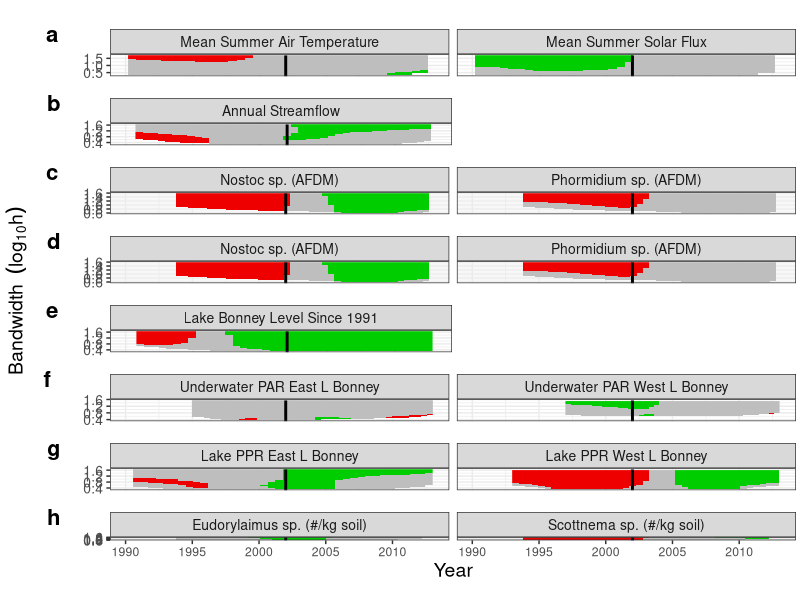

Recreate this plot in R.
#####################
# -- load packages
library(ggplot2)
library(scales)
library(grid)
library(stringr)
library(cowplot)

############################################
# -- read data ####
############################################
if(! exists('dat.siz.plot.long')){
  dat.siz.plot.long<-read.csv('dat_2_sizer_data_long.csv')
  
  # -- subset out unecessary flows
  dat.siz.plot.long<-subset(dat.siz.plot.long, 
                            !(var=='disch_log' & !group=='Total_FRX_basin'))
}

data.types<-as.character(unique(dat.siz.plot.long$data_type))
############################################

#######################
# panel A - summer air temp and solar flux - 2 panels ####
i.data.type <- 'air_temp_hoare_met'

# -- subset data
d.plot<-subset(dat.siz.plot.long,
               data_type==i.data.type)

d.plot$panel_label <- gsub('\\n','\n',d.plot$panel_label, fixed = TRUE)

plot_A <- ggplot(d.plot, aes(year, log10_h, fill=slope)) + 
  geom_raster() + 
  scale_fill_gradientn(colours = c('red2','gray','green3')) +
  facet_wrap( ~ panel_label) +
  geom_vline(xintercept = 2002, color = 'black', lty=5, lwd=1) +
  theme_bw() + 
  xlim(c(1990,2013.1)) +
  theme(axis.title.x = element_blank(),
        axis.text.x = element_blank(),
        # axis.text.x = element_text(angle = 90, vjust = .5)) +
        axis.ticks.x = element_blank(),
        axis.title.y = element_blank(),
        axis.text.y = element_text(size = 10),
        plot.margin = unit(c(1,.2,.2,.2), "lines")) +
  # labs(title = capitalize(gsub('_',' ',i.data.type))) +
  theme(strip.text.y = element_text(size = 8),
        strip.text.x = element_text(size = 10)) +
  #     ylab(expression(paste('Bandwidth',~~(log[10]*h)))) +
  # ylab('Bandwidth (log10 h)\n') +
  # xlab('Year') +
  guides(fill = FALSE)

#######################
# panel B - streamflow - 1 panel
i.data.type <- 'frx_basin_dsch'

# -- subset data
d.plot<-subset(dat.siz.plot.long,
               data_type==i.data.type)

d.plot$panel_label <- gsub('\\n','\n',d.plot$panel_label, fixed = TRUE)

plot_B <- ggplot(d.plot, aes(year, log10_h, fill=slope)) + 
  geom_raster() + 
  scale_fill_gradientn(colours = c('red2','gray','green3')) +
  facet_wrap( ~ panel_label) +
  geom_vline(xintercept = 2002, color = 'black', lty=5, lwd=1) +
  theme_bw() + 
  xlim(c(1990,2013.1)) +
  theme(axis.title.x = element_blank(),
        axis.text.x = element_blank(),
        # axis.text.x = element_text(angle = 90, vjust = .5)) +
        axis.ticks.x = element_blank(),
        axis.title.y = element_blank(),
        axis.text.y = element_text(size = 10),
        plot.margin = unit(c(1,.2,.2,.2), "lines")) +
  # labs(title = capitalize(gsub('_',' ',i.data.type))) +
  theme(strip.text.y = element_text(size = 8),
        strip.text.x = element_text(size = 10)) +
  #     ylab(expression(paste('Bandwidth',~~(log[10]*h)))) +
  # ylab('Bandwidth (log10 h)\n') +
  # xlab('Year') +
  guides(fill = FALSE)

#######################
# panel C - cyano mats - 2 panels
i.data.type <- 'stream_mat_biomass'

# -- subset data
d.plot<-subset(dat.siz.plot.long,
               data_type==i.data.type)

d.plot$panel_label <- gsub('\\n','\n',d.plot$panel_label, fixed = TRUE)

plot_C <- ggplot(d.plot, aes(year, log10_h, fill=slope)) + 
  geom_raster() + 
  scale_fill_gradientn(colours = c('red2','gray','green3')) +
  facet_wrap( ~ panel_label) +
  geom_vline(xintercept = 2002, color = 'black', lty=5, lwd=1) +
  theme_bw() + 
  xlim(c(1990,2013.1)) +
  theme(axis.title.x = element_blank(),
        axis.text.x = element_blank(),
        # axis.text.x = element_text(angle = 90, vjust = .5)) +
        axis.ticks.x = element_blank(),
        axis.title.y = element_blank(),
        axis.text.y = element_text(size = 10),
        plot.margin = unit(c(1,.2,.2,.2), "lines")) +
  # labs(title = capitalize(gsub('_',' ',i.data.type))) +
  theme(strip.text.y = element_text(size = 8),
        strip.text.x = element_text(size = 10)) +
  #     ylab(expression(paste('Bandwidth',~~(log[10]*h)))) +
  # ylab('Bandwidth (log10 h)\n') +
  # xlab('Year') +
  guides(fill = FALSE)

#######################
# panel D - ice thickness - 2 panels
i.data.type <- data.types[7]

# -- subset data
d.plot<-subset(dat.siz.plot.long,
               data_type==i.data.type)

d.plot$panel_label <- gsub('\\n','\n',d.plot$panel_label, fixed = TRUE)

plot_D <- ggplot(d.plot, aes(year, log10_h, fill=slope)) + 
  geom_raster() + 
  scale_fill_gradientn(colours = c('red2','gray','green3')) +
  facet_wrap( ~ panel_label) +
  geom_vline(xintercept = 2002, color = 'black', lty=5, lwd=1) +
  theme_bw() + 
  xlim(c(1990,2013.1)) +
  theme(axis.title.x = element_blank(),
        axis.text.x = element_blank(),
        # axis.text.x = element_text(angle = 90, vjust = .5)) +
        axis.ticks.x = element_blank(),
        axis.title.y = element_blank(),
        axis.text.y = element_text(size = 10),
        plot.margin = unit(c(1,.2,.2,.2), "lines")) +
  # labs(title = capitalize(gsub('_',' ',i.data.type))) +
  theme(strip.text.y = element_text(size = 8),
        strip.text.x = element_text(size = 10)) +
  #     ylab(expression(paste('Bandwidth',~~(log[10]*h)))) +
  # ylab('Bandwidth (log10 h)\n') +
  # xlab('Year') +
  guides(fill = FALSE)

#######################
# panel E - lake level - 1 panel
i.data.type <- 'lake_level_change'

# -- subset data
d.plot<-subset(dat.siz.plot.long,
               data_type==i.data.type)

d.plot$panel_label <- gsub('\\n','\n',d.plot$panel_label, fixed = TRUE)

plot_E <- ggplot(d.plot, aes(year, log10_h, fill=slope)) + 
  geom_raster() + 
  scale_fill_gradientn(colours = c('red2','gray','green3')) +
  facet_wrap( ~ panel_label) +
  geom_vline(xintercept = 2002, color = 'black', lty=5, lwd=1) +
  theme_bw() + 
  xlim(c(1990,2013.1)) +
  theme(axis.title.x = element_blank(),
        axis.text.x = element_blank(),
        # axis.text.x = element_text(angle = 90, vjust = .5)) +
        axis.ticks.x = element_blank(),
        axis.title.y = element_blank(),
        axis.text.y = element_text(size = 10),
        plot.margin = unit(c(1,.2,.2,.2), "lines")) +
  # labs(title = capitalize(gsub('_',' ',i.data.type))) +
  theme(strip.text.y = element_text(size = 8),
        strip.text.x = element_text(size = 10)) +
  #     ylab(expression(paste('Bandwidth',~~(log[10]*h)))) +
  # ylab('Bandwidth (log10 h)\n') +
  # xlab('Year') +
  guides(fill = FALSE)

#######################
# panel F - PAR - 2 panels
i.data.type <- 'underwater_par'

# -- subset data
d.plot<-subset(dat.siz.plot.long,
               data_type==i.data.type)

d.plot$panel_label <- gsub('\\n','\n',d.plot$panel_label, fixed = TRUE)

plot_F <- ggplot(d.plot, aes(year, log10_h, fill=slope)) + 
  geom_raster() + 
  scale_fill_gradientn(colours = c('red2','gray','green3')) +
  facet_wrap( ~ panel_label) +
  geom_vline(xintercept = 2002, color = 'black', lty=5, lwd=1) +
  theme_bw() + 
  xlim(c(1990,2013.1)) +
  theme(axis.title.x = element_blank(),
        axis.text.x = element_blank(),
        # axis.text.x = element_text(angle = 90, vjust = .5)) +
        axis.ticks.x = element_blank(),
        axis.title.y = element_blank(),
        axis.text.y = element_text(size = 10),
        plot.margin = unit(c(1,.2,.2,.2), "lines")) +
  # labs(title = capitalize(gsub('_',' ',i.data.type))) +
  theme(strip.text.y = element_text(size = 8),
        strip.text.x = element_text(size = 10)) +
  #     ylab(expression(paste('Bandwidth',~~(log[10]*h)))) +
  # ylab('Bandwidth (log10 h)\n') +
  # xlab('Year') +
  guides(fill = FALSE)

#######################
# panel G - PPR - 2 panels
i.data.type <- 'lake_ppr'

# -- subset data
d.plot<-subset(dat.siz.plot.long,
               data_type==i.data.type)

d.plot$panel_label <- gsub('\\n','\n',d.plot$panel_label, fixed = TRUE)

plot_G <- ggplot(d.plot, aes(year, log10_h, fill=slope)) + 
  geom_raster() + 
  scale_fill_gradientn(colours = c('red2','gray','green3')) +
  facet_wrap( ~ panel_label) +
  geom_vline(xintercept = 2002, color = 'black', lty=5, lwd=1) +
  theme_bw() + 
  xlim(c(1990,2013.1)) +
  theme(axis.title.x = element_blank(),
        axis.text.x = element_blank(),
        # axis.text.x = element_text(angle = 90, vjust = .5)) +
        axis.ticks.x = element_blank(),
        axis.title.y = element_blank(),
        axis.text.y = element_text(size = 10),
        plot.margin = unit(c(1,.2,.2,.2), "lines")) +
  # labs(title = capitalize(gsub('_',' ',i.data.type))) +
  theme(strip.text.y = element_text(size = 8),
        strip.text.x = element_text(size = 10)) +
  #     ylab(expression(paste('Bandwidth',~~(log[10]*h)))) +
  # ylab('Bandwidth (log10 h)\n') +
  # xlab('Year') +
  guides(fill = FALSE)

#######################
# panel H - nematodes - 2 panels
i.data.type <- 'nematodes'

# -- subset data
d.plot<-subset(dat.siz.plot.long,
               data_type==i.data.type)

d.plot$panel_label <- gsub('\\n','\n',d.plot$panel_label, fixed = TRUE)

plot_H <- ggplot(d.plot, aes(year, log10_h, fill=slope)) + 
  geom_raster() + 
  scale_fill_gradientn(colours = c('red2','gray','green3')) +
  facet_wrap( ~ panel_label) +
  geom_vline(xintercept = 2002, color = 'black', lty=5, lwd=1) +
  theme_bw() + 
  xlim(c(1990,2013.1)) +
  theme(
    axis.title.x = element_text(size = 14),
    # axis.text.x = element_blank(),
    # axis.text.x = element_text(angle = 90, vjust = .5),
    # axis.ticks.x = element_blank(),
    axis.title.y = element_blank(),
    axis.text.y = element_text(size = 10),
    plot.margin = unit(c(1,.2,.2,.2), "lines")) +
  # labs(title = capitalize(gsub('_',' ',i.data.type))) +
  theme(strip.text.y = element_text(size = 8),
        strip.text.x = element_text(size = 10)) +
  #     ylab(expression(paste('Bandwidth',~~(log[10]*h)))) +
  # ylab('Bandwidth (log10 h)\n') +
  xlab('Year') +
  guides(fill = FALSE)

##############################################################################
# megaplot 
graphics.off()
windows(6, 11, pointsize = 8, rescale = 'fixed')
left_marg <- .1
bottom_marg <- .025
width_panel_1 <- .47
width_panel_2 <- .9
fig_height <- .125
fig_spacing <- .115
bottom_fig_height <- .155
bottom_fig_spacing <- .145
y_label <- expression(paste('Bandwidth',~~(log[10]*h)))

ggdraw() + 
  draw_plot(plot_H, left_marg, bottom_marg, 
            width_panel_2, bottom_fig_height) +
  draw_plot(plot_G, left_marg, bottom_marg + bottom_fig_spacing, 
            width_panel_2, fig_height) +
  draw_plot(plot_F, left_marg, bottom_marg + bottom_fig_spacing + 1*fig_spacing, 
            width_panel_2, fig_height) +
  draw_plot(plot_E, left_marg, bottom_marg + bottom_fig_spacing + 2*fig_spacing, 
            width_panel_1, fig_height) +
  draw_plot(plot_D, left_marg, bottom_marg + bottom_fig_spacing + 3*fig_spacing, 
            width_panel_2, fig_height) +
  draw_plot(plot_C, left_marg, bottom_marg + bottom_fig_spacing + 4*fig_spacing, 
            width_panel_2, fig_height) +
  draw_plot(plot_B, left_marg, bottom_marg + bottom_fig_spacing + 5*fig_spacing, 
            width_panel_1, fig_height) +
  draw_plot(plot_A, left_marg, bottom_marg + bottom_fig_spacing + 6*fig_spacing, 
            width_panel_2, fig_height) +
  draw_plot_label(letters[1:8], 
                  rep(0.05,8),
                  (fig_spacing * c(8:1)) + .05,
                  size = 16) +
  draw_label(label = y_label,
            x = .02,
            y = .515,
            angle = 90,
            vjust = .5,
            size = 14)

savePlot(filename = 'Fig_sizer_heatmap',type='pdf')
savePlot(filename = 'Fig_sizer_heatmap',type='eps')
